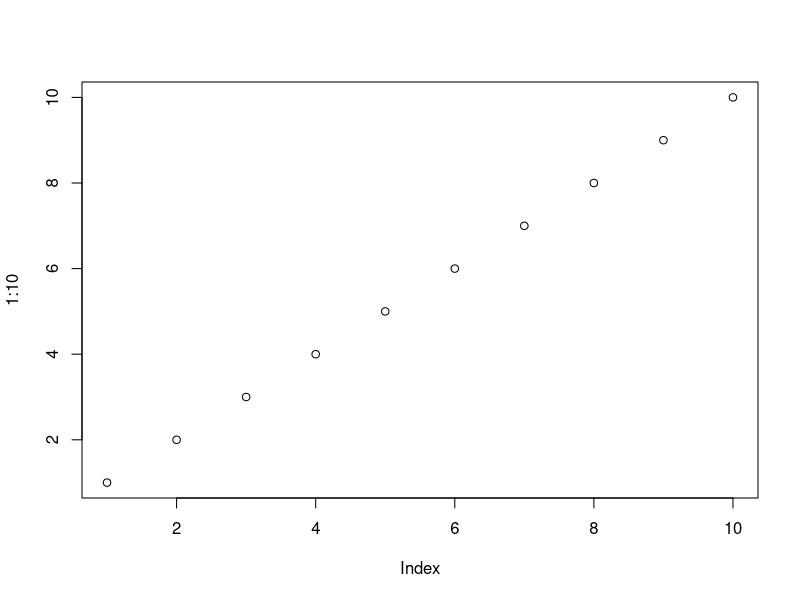
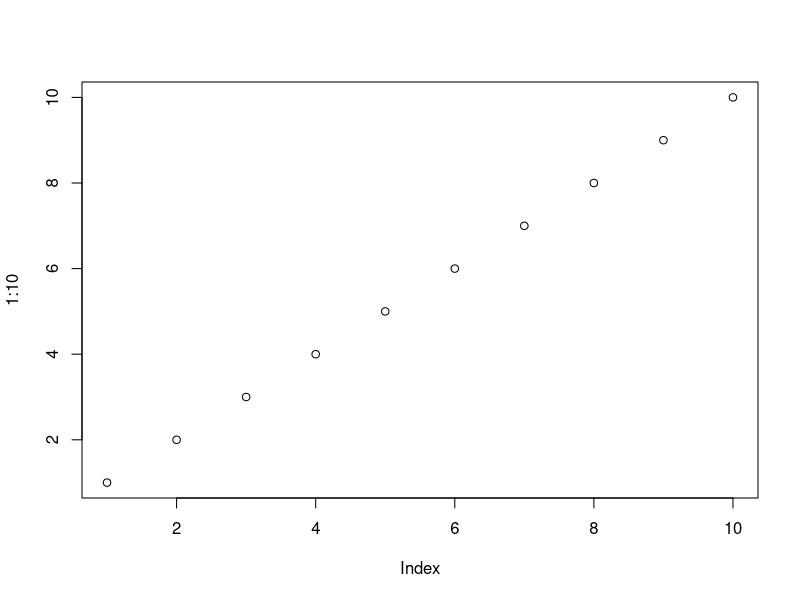
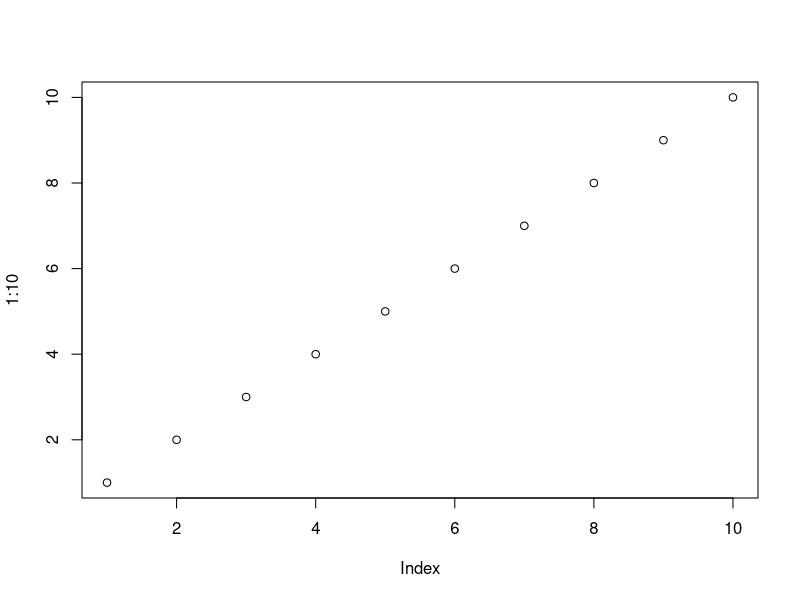
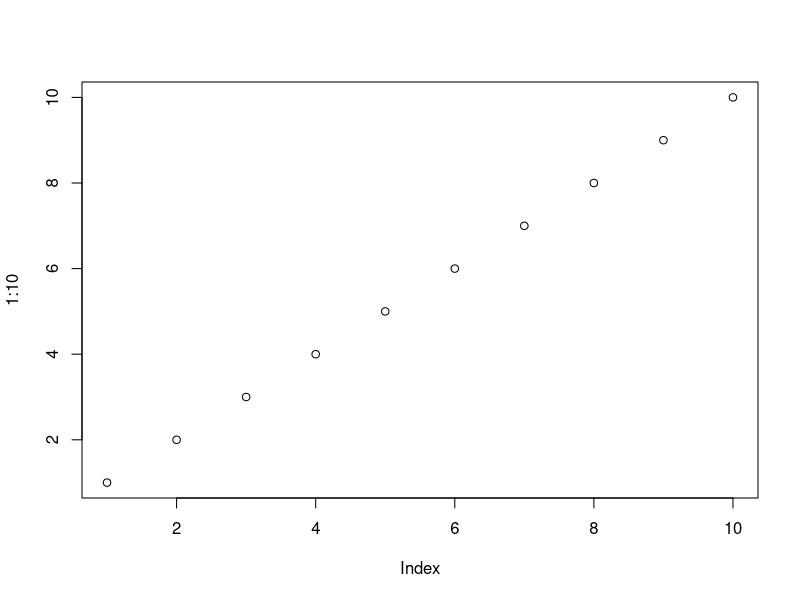
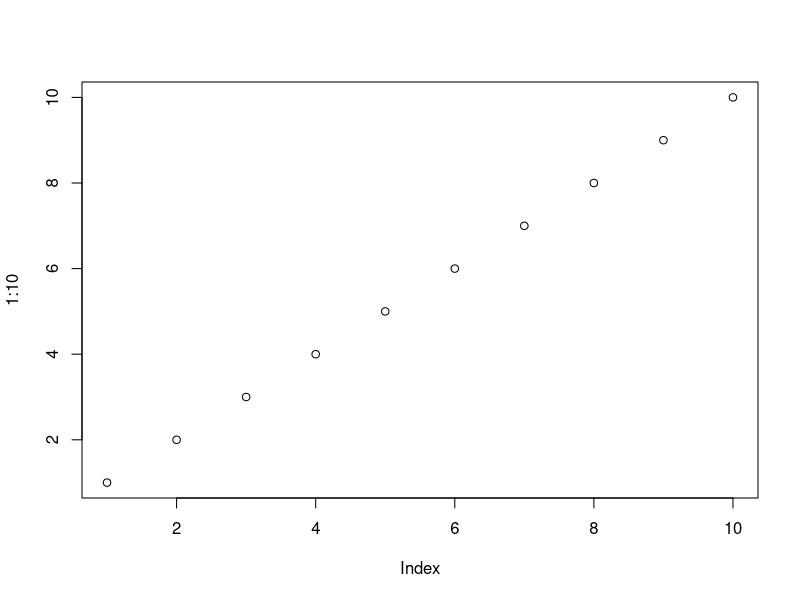
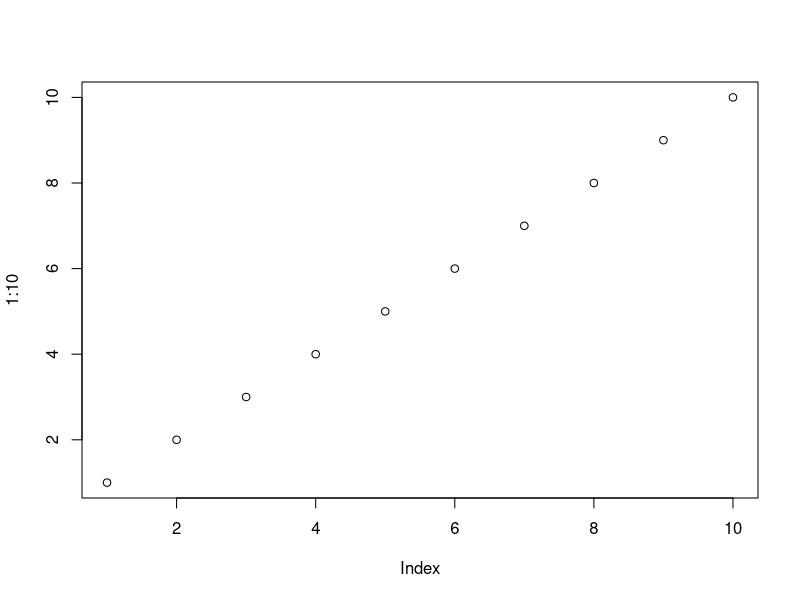
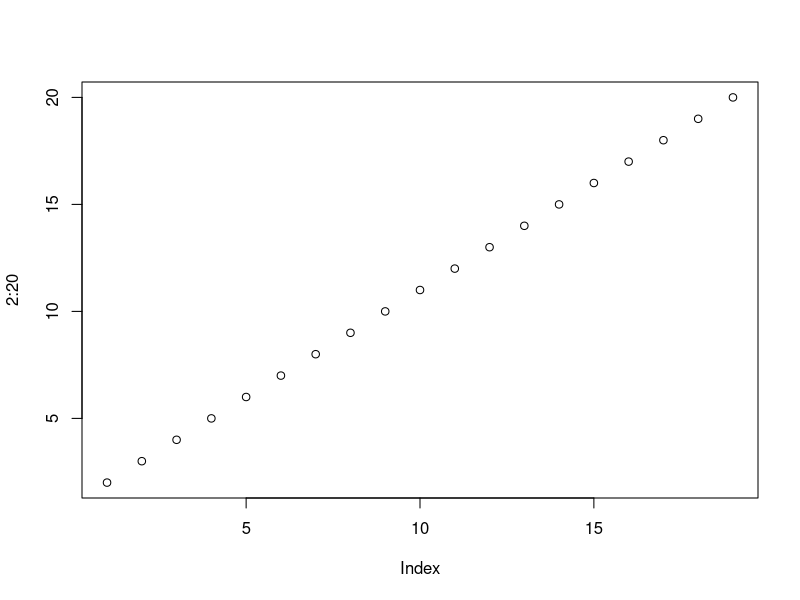
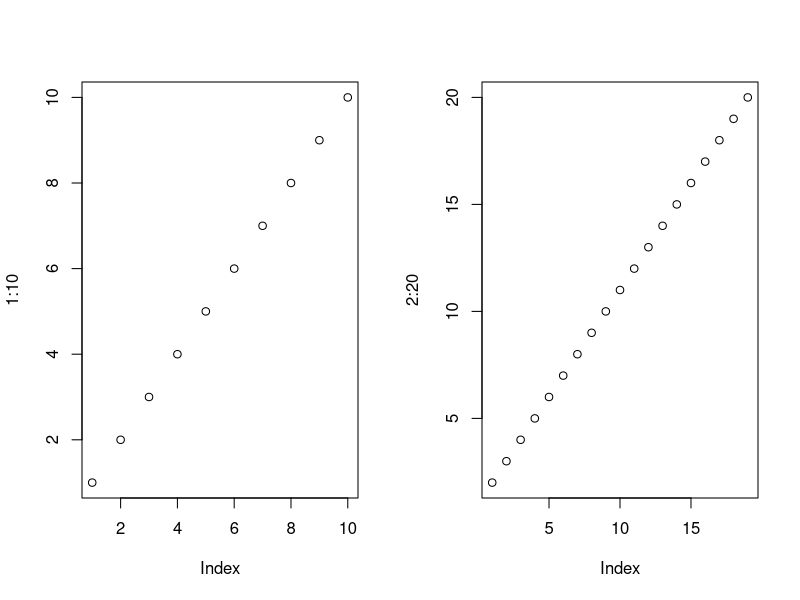

Generate these figures, in order, with R:
## ---- chunk 1
# Open the file that will contain your plot (the name is up to you)
pdf(file="myplot.pdf")

# execute the plot
plot(1:10)

# Close the file that will contain the plot
dev.off()
## ---- chunk 2
# TIFF
tiff(file="myfile.tiff")

	plot(1:10)

dev.off()

# JPEG
jpeg(file="myfile.jpeg")

	plot(1:10)

dev.off()

# etc.

## ---- chunk 3
# Default: 7 inches (both width and height) for svg, pdf, ps.
svg(file="myfile.svg", width=8, height=12)

	plot(1:10)

dev.off()

# Default: 480 pixels (both width and height) for jpeg, tiff, png, bmp.
png(file="myfile.png", width=500, height=600)

	plot(1:10)

dev.off()
## ---- chunk 4
pdf(file="myfile_pages.pdf")

	plot(1:10)
	plot(2:20)

dev.off()
## ---- chunk 5
jpeg(file="myfile_multi.jpeg")

# organize the plot in 1 row and 2 columns:
	# nr: number of rows
	# nc: number of columns
par(mfrow=c(nr=1, nc=2))

	plot(1:10)
	plot(2:20)

dev.off()
## ---- chunk 6
jpeg(file="myfile_multi4.jpeg")

# organize the plot in 2 rows and 2 columns
par(mfrow=c(nr=2, nc=2))

# top-left
plot(1:10)
# top-right
barplot(table(rep(c("A","B"), c(2,3))))
# bottom-left
pie(table(rep(c("A","B"), c(2,3))))
# bottom-right
hist(rnorm(2000))

dev.off()
